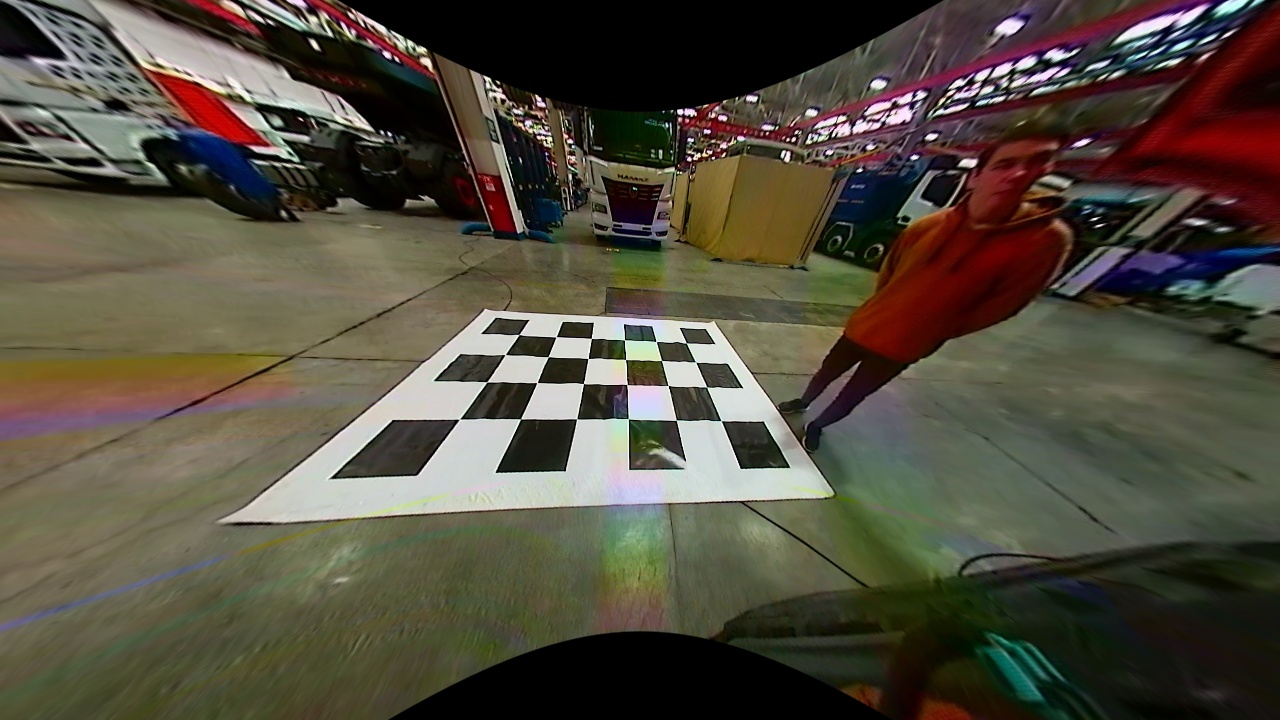
#> input picture undishort_cameera_2(center)_20.12.22.jpg, 1280 x 720 px, found by its file name
$ python '2(3).py'
#> lines starting #> are read from the running program, lines starting #| are printed output that depends on the picture
import cv2
import numpy as np

my_photo = cv2.imread('/home/msi-user/Рабочий стол/IntrinsicCalibration/undishort_cameera_2(center)_20.12.22.jpg')
#> my_photo is the input picture: shape (720, 1280, 3); mean B, G, R 62.6, 76.3, 82.4
img = cv2.cvtColor(my_photo, cv2.COLOR_BGR2HSV)
#> img: shape (720, 1280, 3); mean H, S, V 42.2, 94.3, 86.6
h_channel = my_photo[:, :, 0]
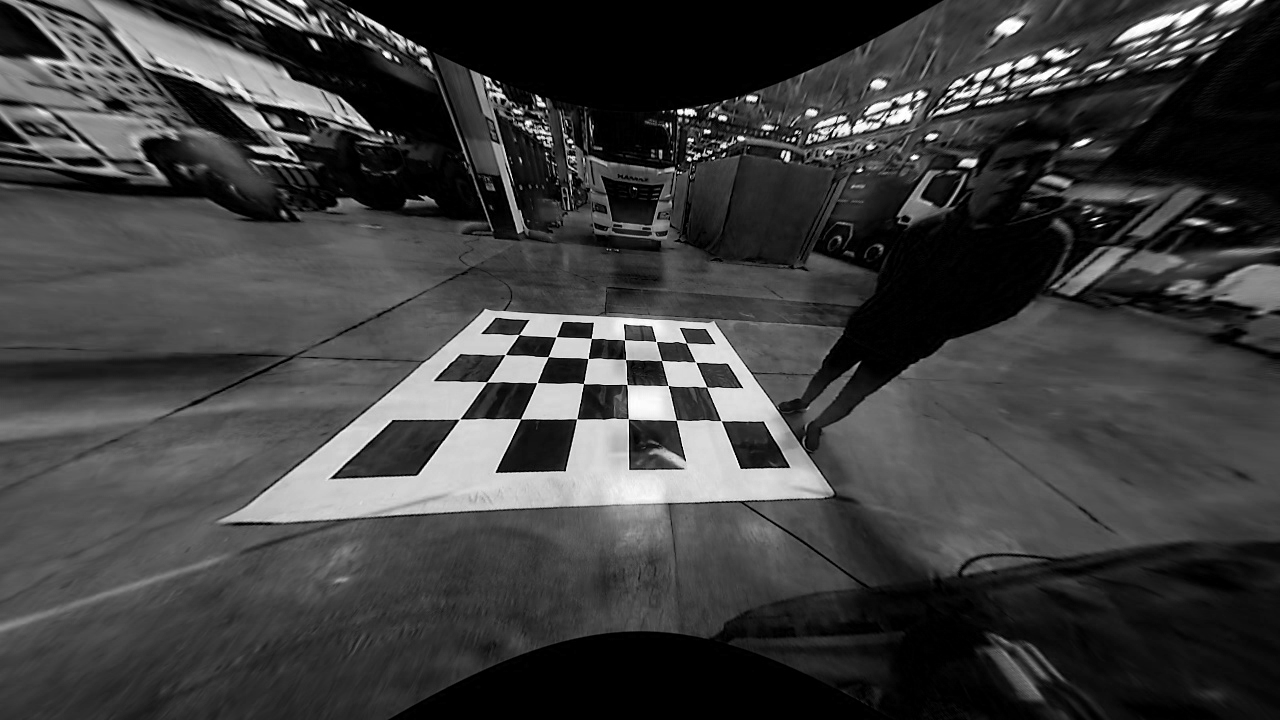
#> h_channel: shape (720, 1280); min 0, max 255, mean 62.6
v_channel = my_photo[:, :, 2]
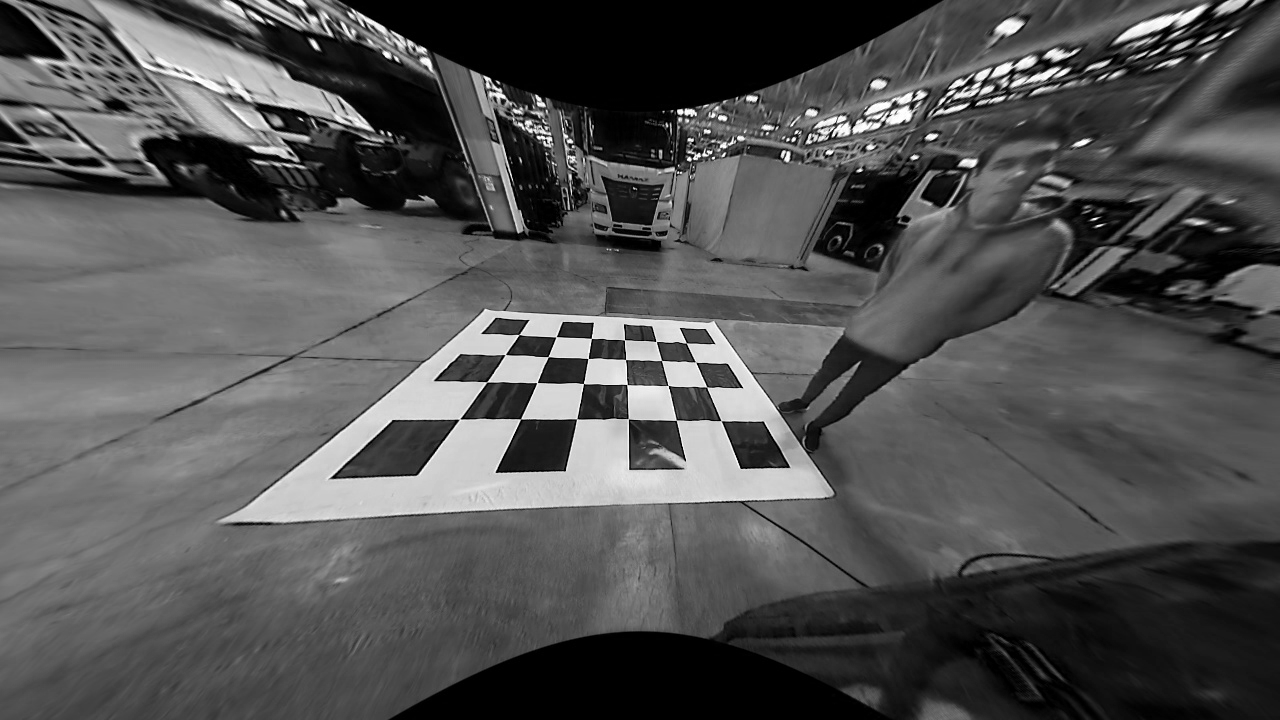
#> v_channel: shape (720, 1280); min 0, max 255, mean 82.4
bin_img = np.zeros(my_photo.shape)
bin_img[(h_channel < 70) * (h_channel > 20) * (v_channel > 100)] = [0, 0, 255]
cv2.imshow('v_channel', v_channel)
cv2.imshow('result', bin_img)
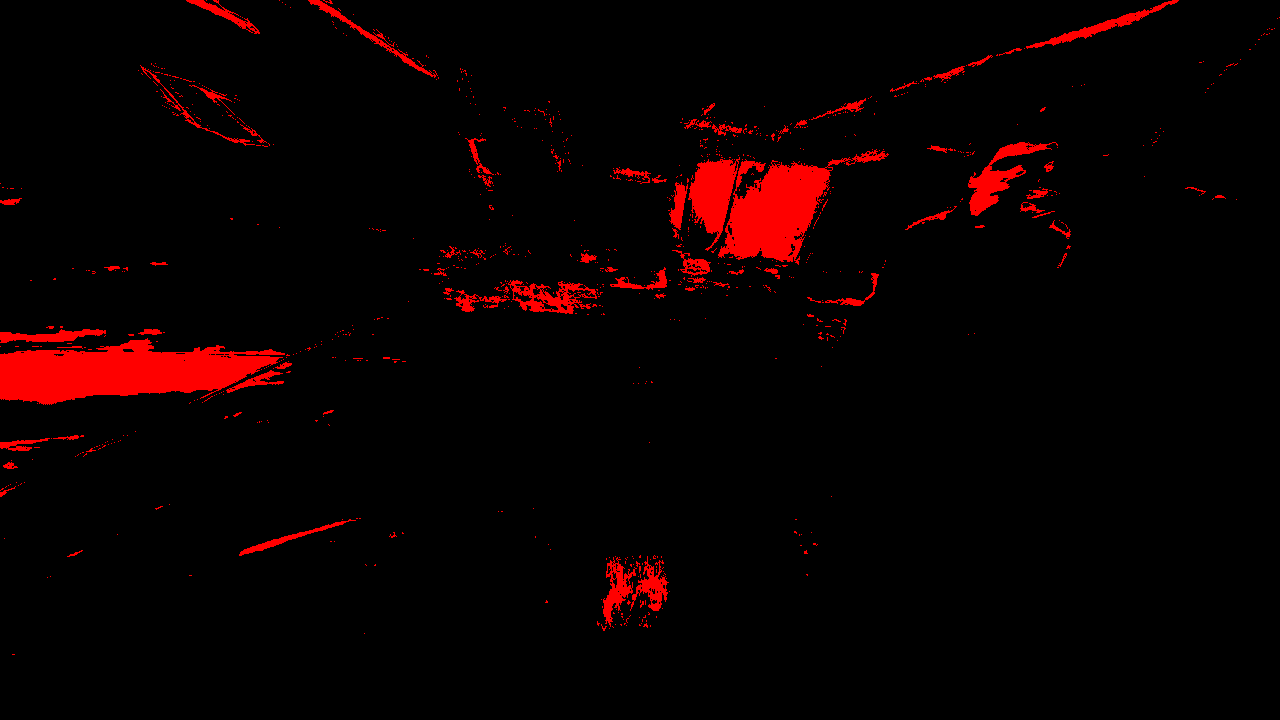
#> window 'result': shape (720, 1280, 3); mean B, G, R 0, 0, 10.8
cv2.waitKey(0)

cv2.destroyAllWindows()

$ run again, with undishort_cameera_3(center)_20.12.22.jpg copied over undishort_cameera_2(center)_20.12.22.jpg
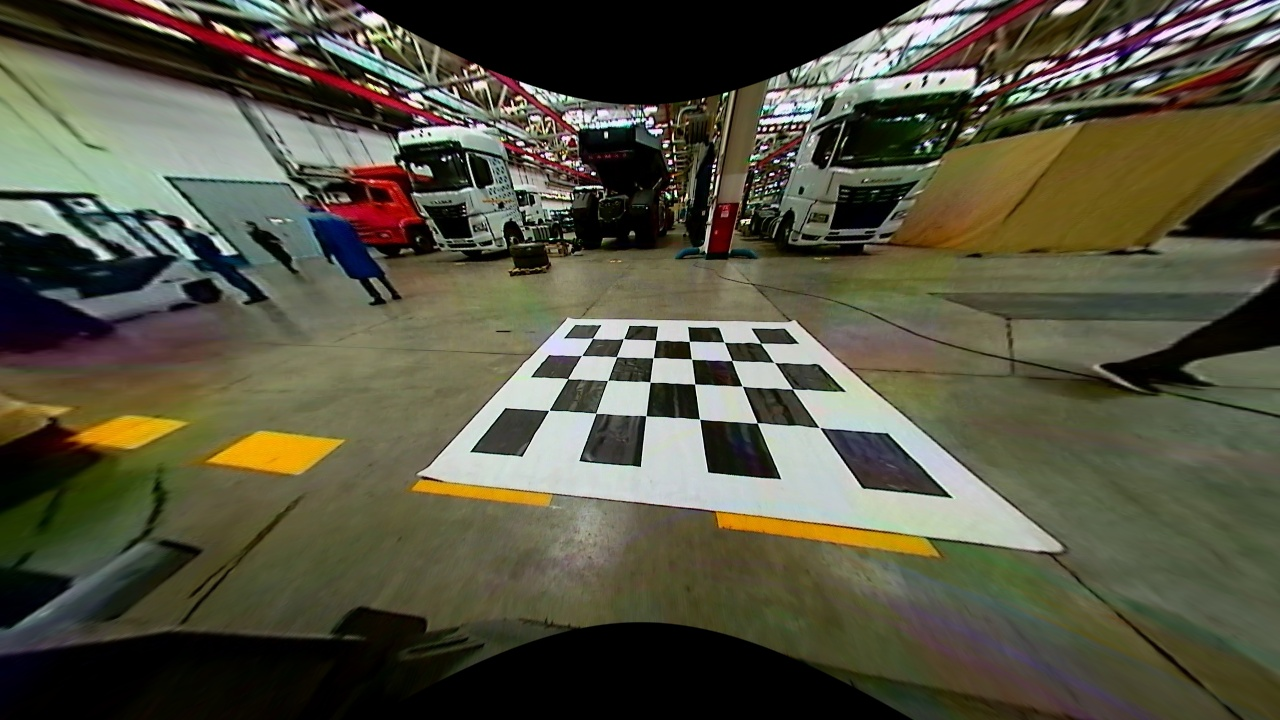
#> input picture undishort_cameera_3(center)_20.12.22.jpg, 1280 x 720 px, found by its file name
#> my_photo is the input picture: shape (720, 1280, 3); mean B, G, R 64.4, 82.6, 84.5
#> img: shape (720, 1280, 3); mean H, S, V 42.6, 95.9, 89.3
#> `v_channel = my_photo[:, :, 2]`:
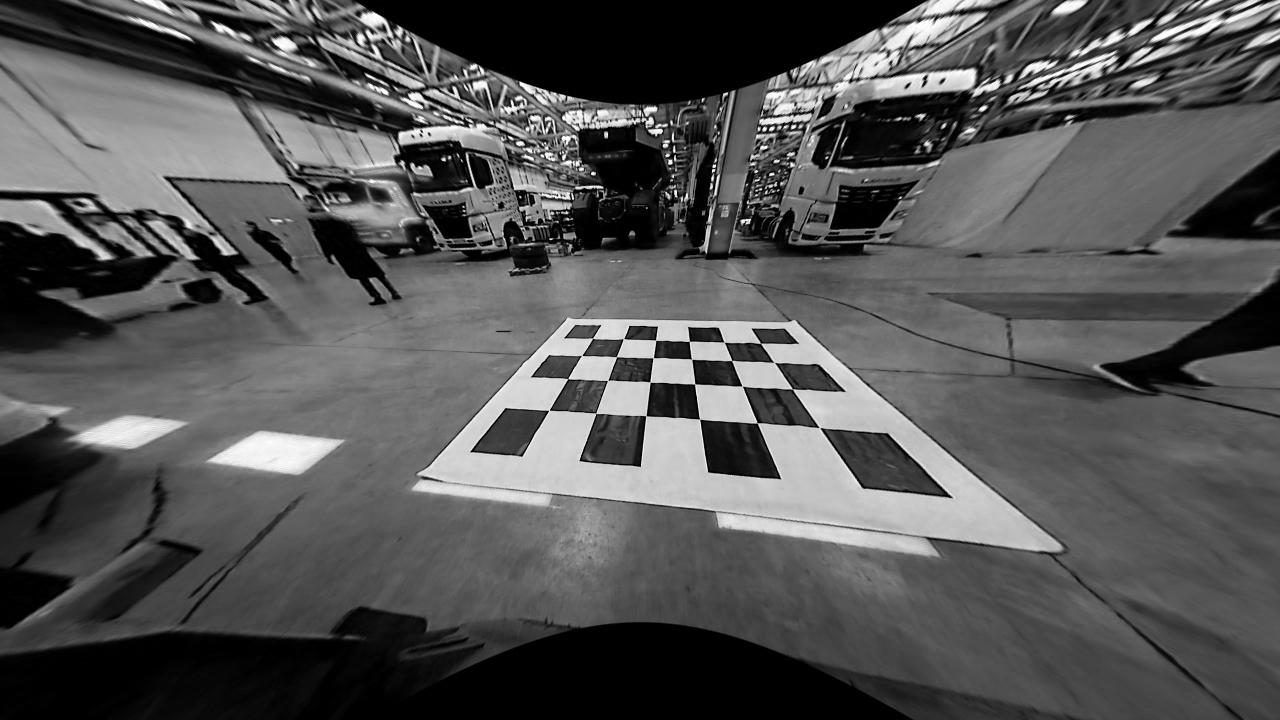
#> v_channel: shape (720, 1280); min 0, max 255, mean 84.5
#> `cv2.imshow('result', bin_img)`:
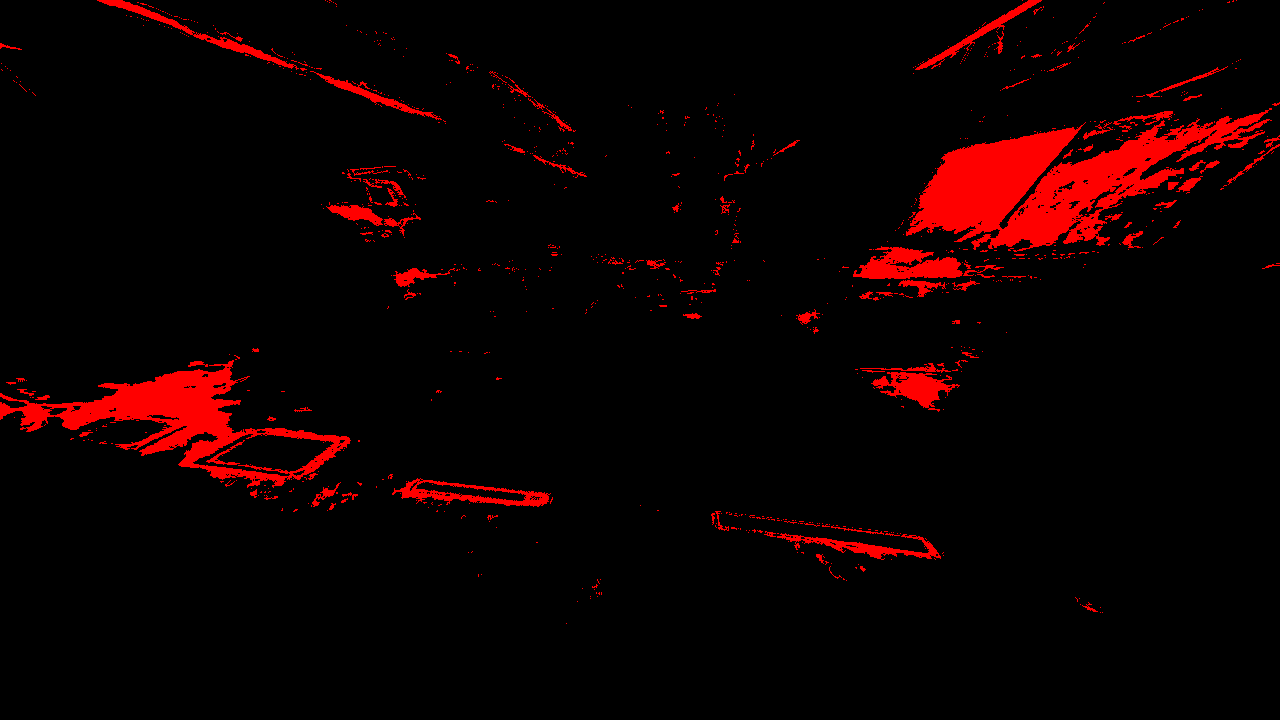
#> window 'result': shape (720, 1280, 3); mean B, G, R 0, 0, 14.3

$ run again, with undishort_cameera_2(all_center)_14.12.22.jpg copied over undishort_cameera_2(center)_20.12.22.jpg
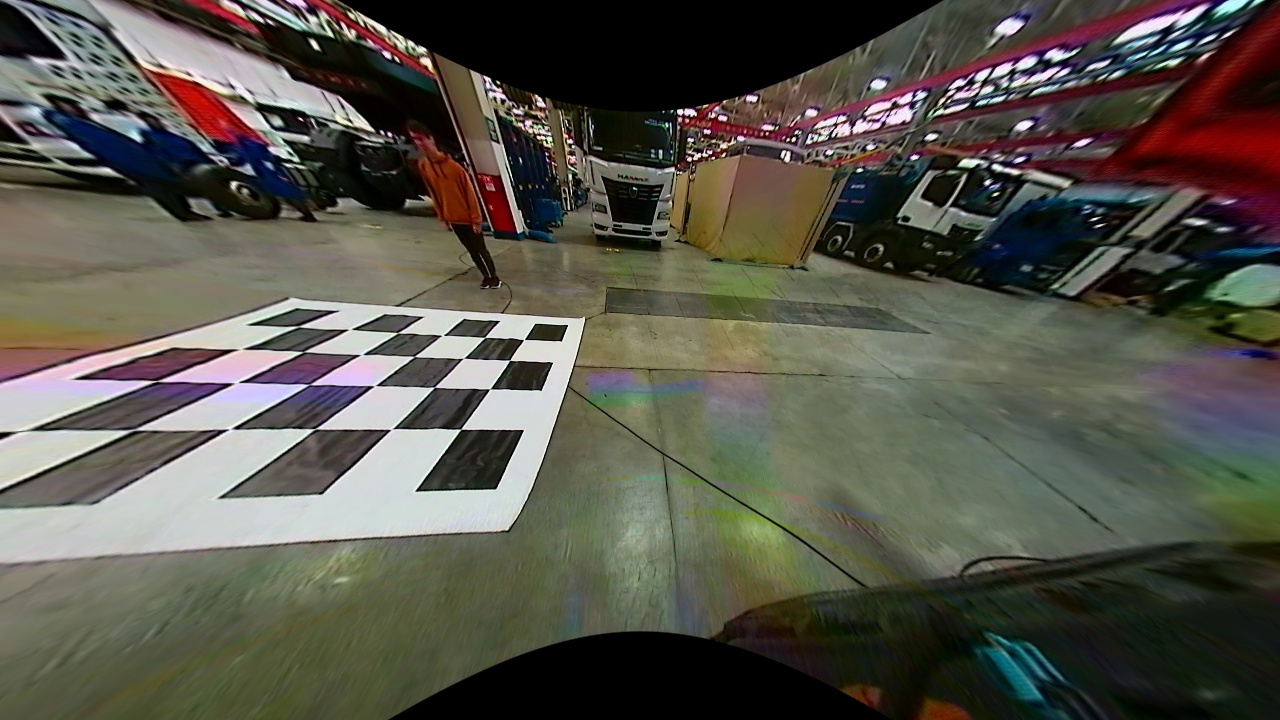
#> input picture undishort_cameera_2(all_center)_14.12.22.jpg, 1280 x 720 px, found by its file name
#> my_photo is the input picture: shape (720, 1280, 3); mean B, G, R 74.6, 84.7, 86.7
#> img: shape (720, 1280, 3); mean H, S, V 51.6, 77.7, 92.6
#> `v_channel = my_photo[:, :, 2]`:
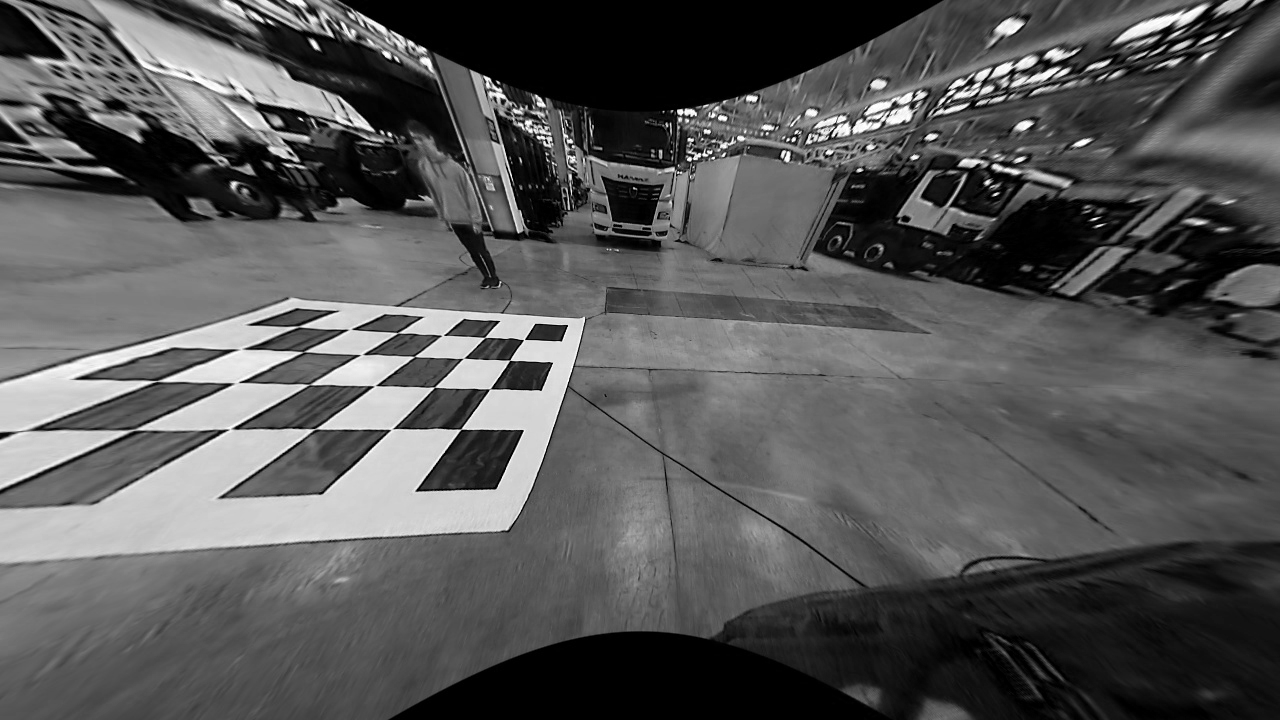
#> v_channel: shape (720, 1280); min 0, max 255, mean 86.7
#> `cv2.imshow('result', bin_img)`:
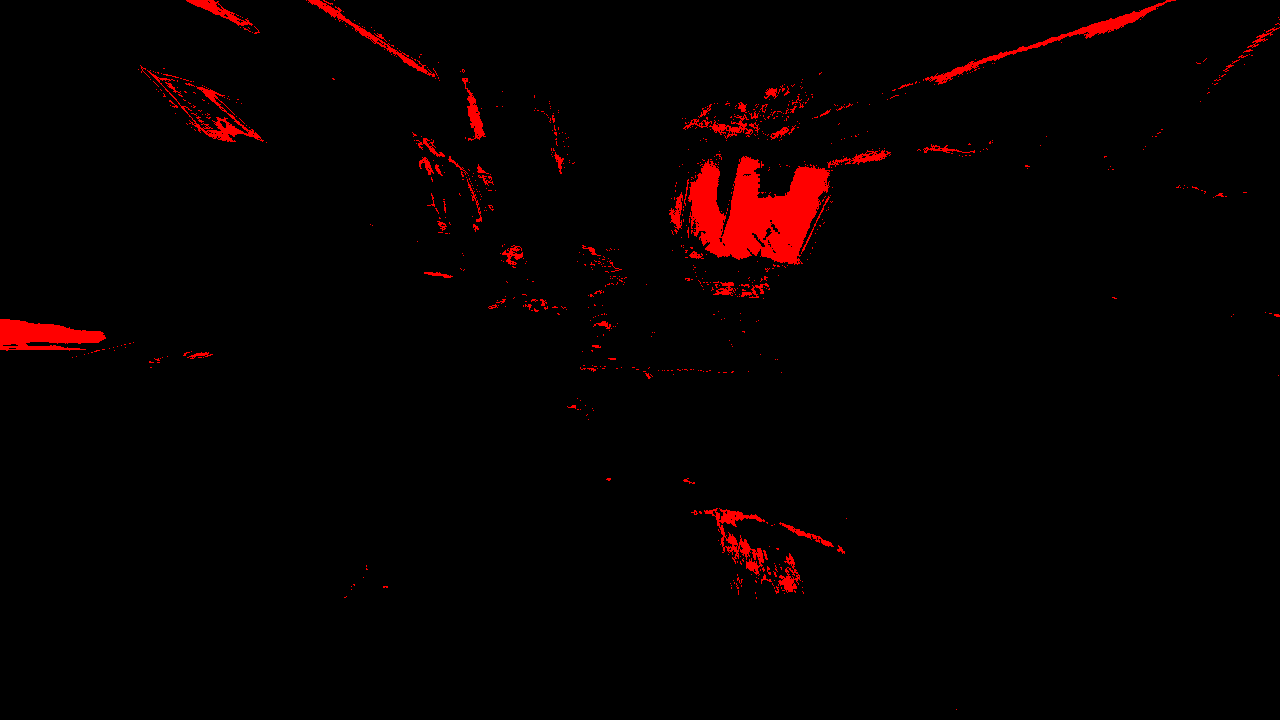
#> window 'result': shape (720, 1280, 3); mean B, G, R 0, 0, 6.4
